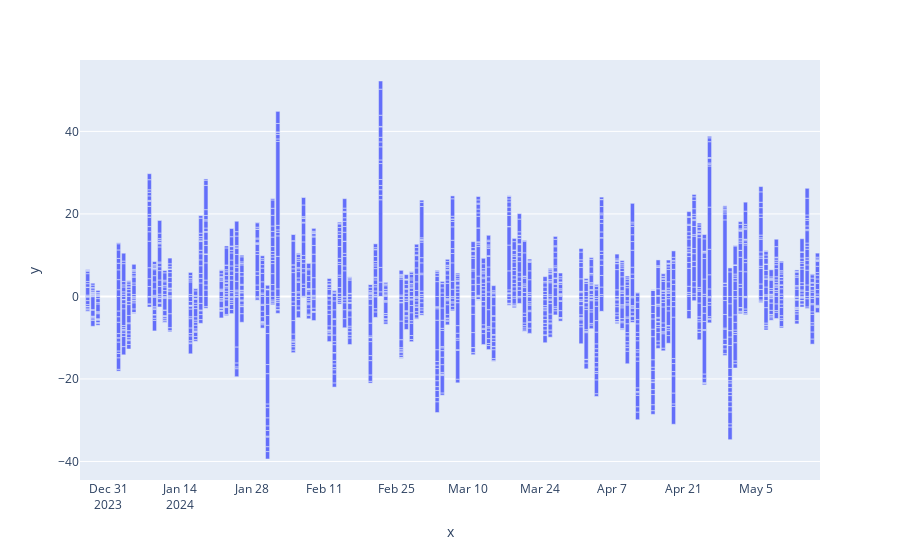

Here is the notebook cell this chart was saved with:
### Code cell
# Bar Graph (Exclusively One Stock)

fig1 = px.bar(cleaned_data[(cleaned_data['Stock_Code'] == 'AAPL') & (cleaned_data['Month'] == 'April')], x = cleaned_data['Day'], y = cleaned_data['Daily_Closing_Variation'])
fig1.show()

### Figure 1 — Plotly figure (JSON) as saved in the notebook; plotly's stock layout.template omitted (floating-point values rounded to 4 significant figures; data arrays with more than 128 entries replaced by an {"elided": "..."} marker saying what was removed)
{"data": [{"alignmentgroup": "True", "hovertemplate": "x=%{x}<br>y=%{y}<extra></extra>", "legendgroup": "", "marker": {"color": "#636efa", "pattern": {"shape": ""}}, "name": "", "offsetgroup": "", "orientation": "v", "showlegend": false, "textposition": "auto", "type": "bar", "x": {"elided": "2000 str values"}, "xaxis": "x", "y": {"elided": "2000 mixed values"}, "yaxis": "y"}], "layout": {"barmode": "relative", "legend": {"tracegroupgap": 0}, "margin": {"t": 60}, "xaxis": {"anchor": "y", "domain": [0, 1], "title": {"text": "x"}}, "yaxis": {"anchor": "x", "domain": [0, 1], "title": {"text": "y"}}}}
